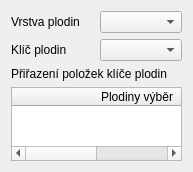
             <widget class="QWidget" name="page_6">
              <property name="geometry">
               <rect>
                <x>0</x>
                <y>0</y>
                <width>193</width>
                <height>172</height>
               </rect>
              </property>
              <attribute name="label">
               <string>Plodiny</string>
              </attribute>
              <layout class="QGridLayout" name="gridLayout_22">
               <item row="2" column="0">
                <widget class="QLabel" name="label_15">
                 <property name="text">
                  <string>Přiřazení položek klíče plodin</string>
                 </property>
                </widget>
               </item>
               <item row="0" column="0">
                <layout class="QGridLayout" name="gridLayout_12">
                 <item row="0" column="0">
                  <widget class="QLabel" name="label_4">
                   <property name="text">
                    <string>Vrstva plodin</string>
                   </property>
                  </widget>
                 </item>
                 <item row="1" column="1">
                  <widget class="QgsFieldComboBox" name="cbox_crop_lyr_key">
                   <property name="allowEmptyFieldName">
                    <bool>true</bool>
                   </property>
                  </widget>
                 </item>
                 <item row="0" column="1">
                  <widget class="QgsMapLayerComboBox" name="cbox_crop_lyr">
                   <property name="allowEmptyLayer">
                    <bool>true</bool>
                   </property>
                  </widget>
                 </item>
                 <item row="1" column="0">
                  <widget class="QLabel" name="label_5">
                   <property name="text">
                    <string>Klíč plodin</string>
                   </property>
                  </widget>
                 </item>
                </layout>
               </item>
               <item row="3" column="0">
                <layout class="QGridLayout" name="gridLayout_13">
                 <item row="3" column="0">
                  <widget class="QTableWidget" name="tw_crops_orig">
                   <property name="sizePolicy">
                    <sizepolicy hsizetype="Expanding" vsizetype="Expanding">
                     <horstretch>0</horstretch>
                     <verstretch>0</verstretch>
                    </sizepolicy>
                   </property>
                   <property name="sizeAdjustPolicy">
                    <enum>QAbstractScrollArea::AdjustToContents</enum>
                   </property>
                   <property name="editTriggers">
                    <set>QAbstractItemView::NoEditTriggers</set>
                   </property>
                   <property name="alternatingRowColors">
                    <bool>true</bool>
                   </property>
                   <attribute name="horizontalHeaderDefaultSectionSize">
                    <number>250</number>
                   </attribute>
                   <attribute name="horizontalHeaderStretchLastSection">
                    <bool>false</bool>
                   </attribute>
                   <column>
                    <property name="text">
                     <string>Plodiny výběr</string>
                    </property>
                   </column>
                   <column>
                    <property name="text">
                     <string>Přiřazené plodiny</string>
                    </property>
                   </column>
                  </widget>
                 </item>
                </layout>
               </item>
              </layout>
             </widget>
